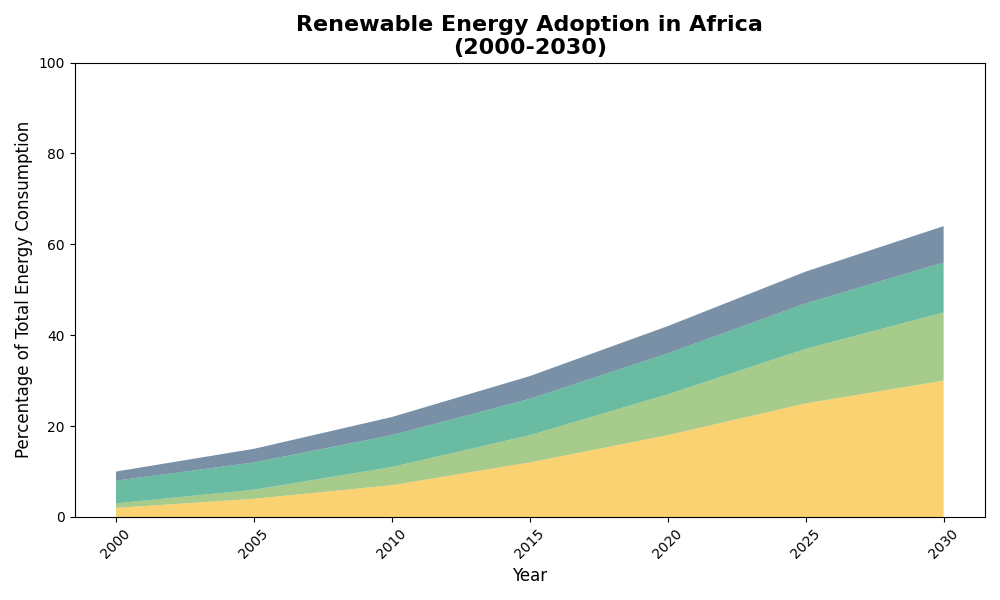

Here is the Python script that generated this plot:
import matplotlib.pyplot as plt
import numpy as np

years = np.array([2000, 2005, 2010, 2015, 2020, 2025, 2030])

north_america = {
    'solar': [2, 3, 5, 10, 15, 18, 20],
    'wind': [3, 5, 10, 15, 20, 25, 28],
    'hydro': [15, 16, 17, 18, 19, 20, 21],
    'other': [1, 2, 3, 5, 7, 9, 10]
}

south_america = {
    'solar': [1, 2, 4, 8, 12, 15, 18],
    'wind': [2, 3, 5, 7, 10, 13, 15],
    'hydro': [20, 22, 23, 24, 25, 26, 27],
    'other': [2, 3, 5, 6, 7, 8, 9]
}

europe = {
    'solar': [5, 10, 15, 20, 25, 30, 35],
    'wind': [5, 10, 15, 20, 25, 30, 35],
    'hydro': [10, 12, 14, 16, 18, 20, 22],
    'other': [2, 3, 4, 5, 6, 7, 8]
}

asia = {
    'solar': [1, 2, 3, 7, 11, 14, 18],
    'wind': [1, 3, 5, 9, 14, 18, 22],
    'hydro': [10, 11, 13, 15, 16, 18, 20],
    'other': [1, 2, 3, 5, 7, 9, 11]
}

africa = {
    'solar': [2, 4, 7, 12, 18, 25, 30],
    'wind': [1, 2, 4, 6, 9, 12, 15],
    'hydro': [5, 6, 7, 8, 9, 10, 11],
    'other': [2, 3, 4, 5, 6, 7, 8]
}

def plot_renewable_energy_adoption(years, continent_data, continent_name):
    fig, ax = plt.subplots(figsize=(10, 6))

    solar = continent_data['solar']
    wind = continent_data['wind']
    hydro = continent_data['hydro']
    other = continent_data['other']

    ax.stackplot(years, solar, wind, hydro, other, 
                 colors=['#f9c74f', '#90be6d', '#43aa8b', '#577590'], 
                 alpha=0.8)

    ax.set_title(f'Renewable Energy Adoption in {continent_name}\n(2000-2030)', fontsize=16, fontweight='bold')
    ax.set_xlabel('Year', fontsize=12)
    ax.set_ylabel('Percentage of Total Energy Consumption', fontsize=12)
    
    ax.set_xticks(years)
    ax.set_xticklabels(years, rotation=45)
    ax.set_ylim(0, 100)
    
    plt.tight_layout()
    plt.show()

plot_renewable_energy_adoption(years, north_america, "North America")
plot_renewable_energy_adoption(years, south_america, "South America")
plot_renewable_energy_adoption(years, europe, "Europe")
plot_renewable_energy_adoption(years, asia, "Asia")
plot_renewable_energy_adoption(years, africa, "Africa")
